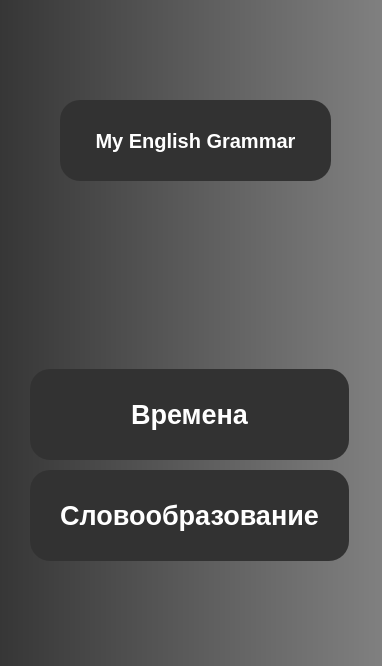
<?xml version="1.0" encoding="UTF-8"?>
<ui version="4.0">
 <class>MainWindow</class>
 <widget class="QMainWindow" name="MainWindow">
  <property name="geometry">
   <rect>
    <x>0</x>
    <y>0</y>
    <width>382</width>
    <height>666</height>
   </rect>
  </property>
  <property name="windowTitle">
   <string>My English Grammar</string>
  </property>
  <widget class="QWidget" name="centralwidget">
   <property name="styleSheet">
    <string notr="true">QWidget
{
    color: #aaa;
   background-color: qlineargradient(spread:pad, x1:0, y1:0, x2:1, y2:0, stop:0 rgb(54, 54, 54), stop:1 rgb(128, 128, 128));
}

QPushButton
{
    color: rgb(255, 255, 255);
	background-color: #323232;
    width: 75px;
    height: 50px;
	border-radius: 20px;
	font: 75 20pt &quot;Microsoft YaHei UI&quot;;
	font-weight: bold;
}

QPushButton:hover
{
    background-color: silver;
}</string>
   </property>
   <widget class="QPushButton" name="pushButton">
    <property name="geometry">
     <rect>
      <x>30</x>
      <y>369</y>
      <width>319</width>
      <height>91</height>
     </rect>
    </property>
    <property name="font">
     <font>
      <family>Microsoft YaHei UI</family>
      <pointsize>20</pointsize>
      <weight>75</weight>
      <italic>false</italic>
      <bold>true</bold>
     </font>
    </property>
    <property name="text">
     <string>Времена</string>
    </property>
   </widget>
   <widget class="QPushButton" name="pushButton_2">
    <property name="geometry">
     <rect>
      <x>30</x>
      <y>470</y>
      <width>319</width>
      <height>91</height>
     </rect>
    </property>
    <property name="font">
     <font>
      <family>Microsoft YaHei UI</family>
      <pointsize>20</pointsize>
      <weight>75</weight>
      <italic>false</italic>
      <bold>true</bold>
     </font>
    </property>
    <property name="text">
     <string>Словообразование</string>
    </property>
   </widget>
   <widget class="QLabel" name="label">
    <property name="geometry">
     <rect>
      <x>60</x>
      <y>100</y>
      <width>271</width>
      <height>81</height>
     </rect>
    </property>
    <property name="font">
     <font>
      <pointsize>15</pointsize>
      <weight>75</weight>
      <italic>false</italic>
      <bold>true</bold>
     </font>
    </property>
    <property name="styleSheet">
     <string notr="true">QLabel
{
   color: rgb(255, 255, 255);
	background-color: #323232;
    border-radius: 20px;                     /* &lt;----  20px  */ 
	font:
 &quot;Microsoft YaHei UI&quot;;
	font-weight: bold;
}</string>
    </property>
    <property name="text">
     <string>My English Grammar</string>
    </property>
    <property name="alignment">
     <set>Qt::AlignCenter</set>
    </property>
   </widget>
  </widget>
 </widget>
 <resources/>
 <connections/>
</ui>
